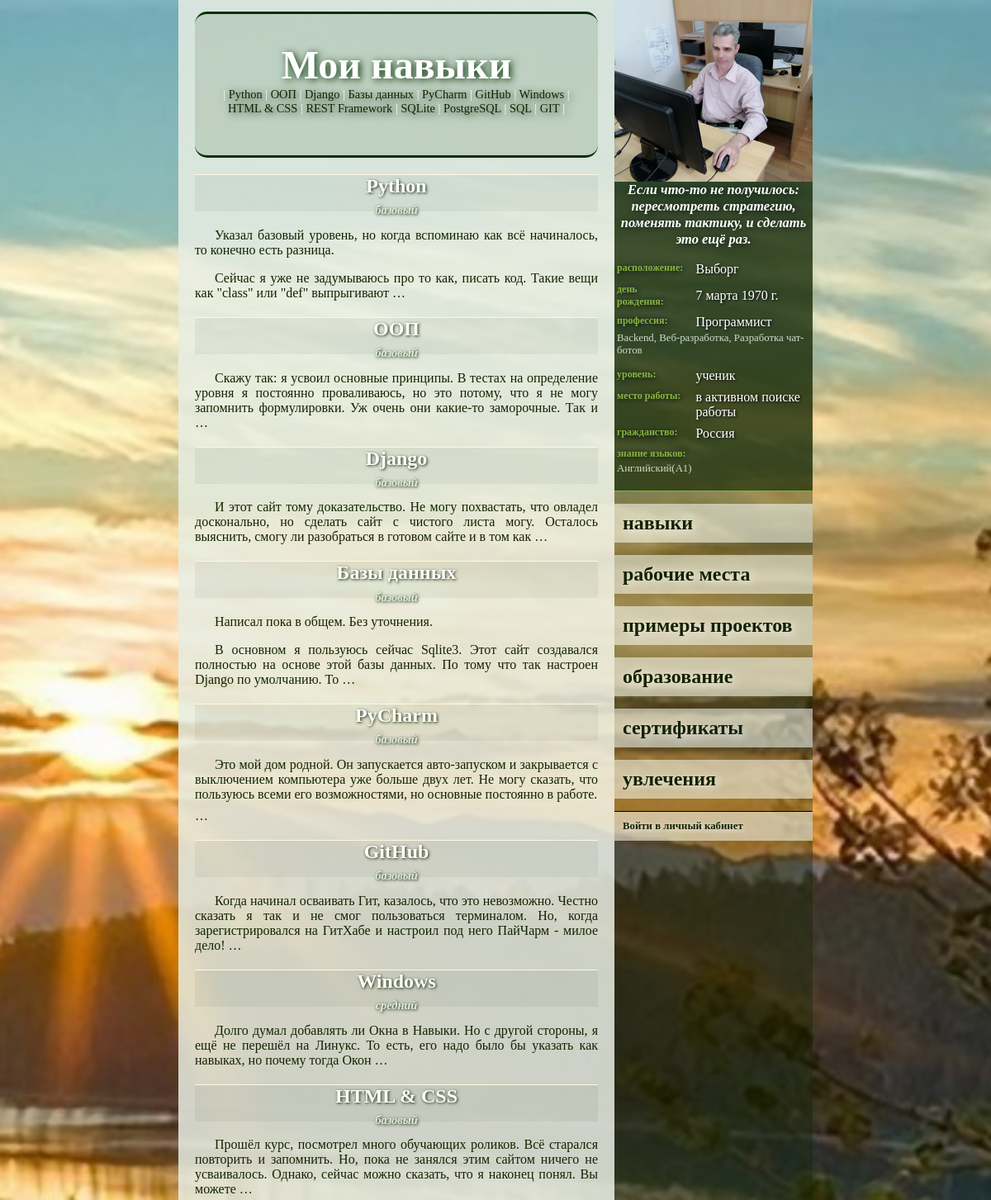
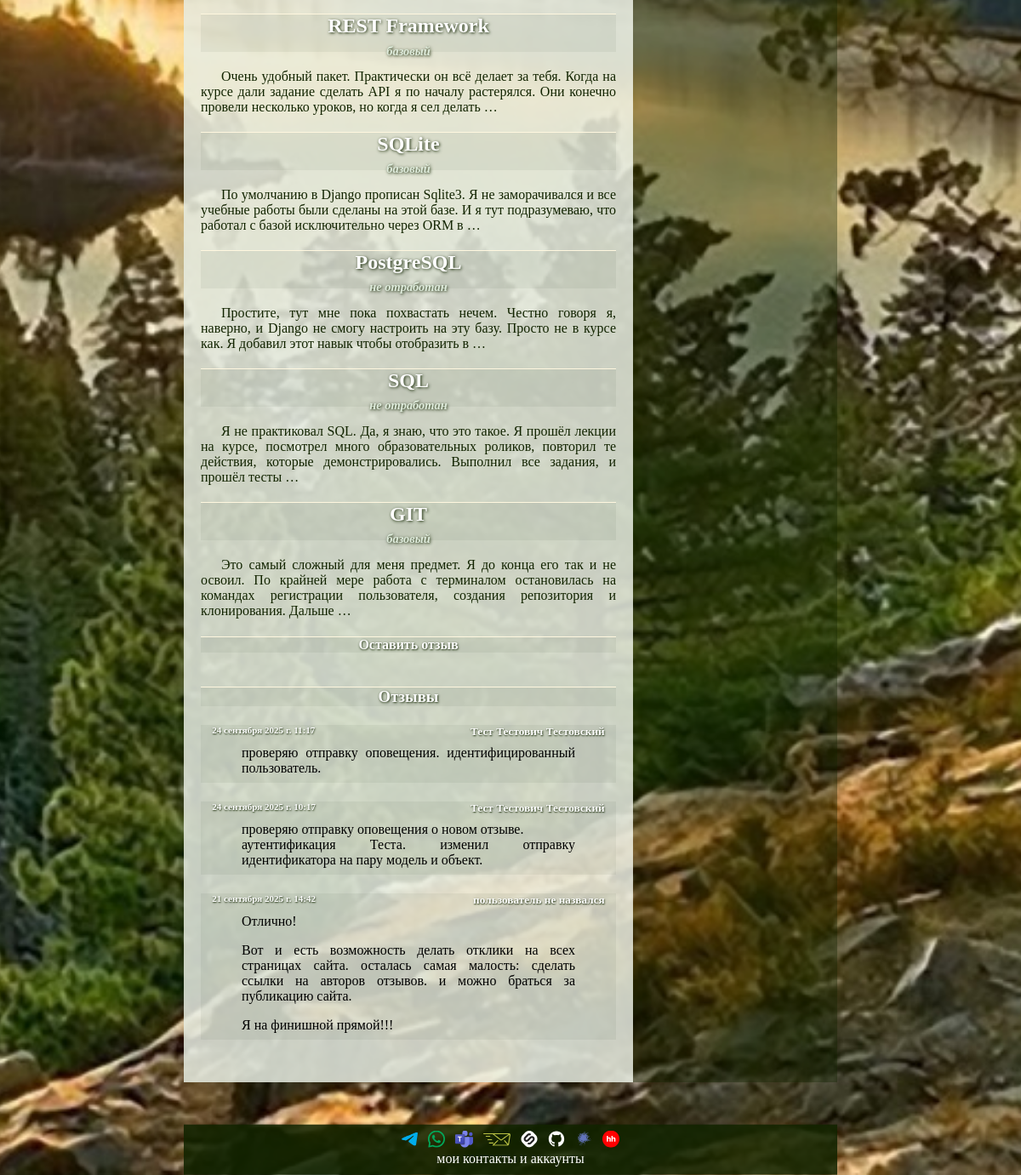
The page /1/data/skills on the database its author committed (2 pictures, top to bottom).
### new/models.py (models this page shows, shortened)
class Generalization(models.Model):
    name = models.CharField(max_length=500, unique=True, verbose_name="Наименование")
    description = models.TextField(verbose_name="Описание")
    class Meta:
        abstract = True

class Skill(Generalization):
    LEVEL_OF_OWNERSHIP = {
        "JN": "базовый",
        "MD": "средний",
        "SN": "продвинутый",
    }
    level = models.CharField(
        max_length=2,
        choices=LEVEL_OF_OWNERSHIP,
        null=True,
        blank=True,
        verbose_name="Уровень владения навыком",
    )
    objects: ClassVar[models.Manager["Skill"]]
    class Meta:
        verbose_name = "Навык"
        verbose_name_plural = "Навыки"

class Feedback(models.Model):
    author_user = models.ForeignKey(
        MyUser,
        on_delete=models.SET_NULL,
        null=True,
        blank=True,
        verbose_name="Пользователь"
    )
    author_name = models.CharField(
        "Имя (для анонимов)",
        max_length=255,
        blank=True,
        null=True
    )
    content = models.TextField("Сообщение")
    content_type = models.ForeignKey(ContentType, on_delete=models.CASCADE, verbose_name="Модель привязки")
    object_id = models.PositiveIntegerField(verbose_name="Идентификатор объекта", null=True, blank=True)
    target = GenericForeignKey("content_type", "object_id")
    created_at = models.DateTimeField(auto_now_add=True, verbose_name="Создано")
    updated_at = models.DateTimeField(auto_now=True, verbose_name="Отредактировано")
    status = models.CharField(
        max_length=20,
        choices=[
            ("published", "Опубликовано"),
            ("pending", "На модерации"),
            ("hidden", "Скрыто"),
        ],
        default="published",
        verbose_name="Статус",
    )
    def display_author(self):
        if self.author_user:
            return self.author_user.get_full_name_with_patronymic()
        return self.author_name or "пользователь не назвался"
    display_author.short_description = "Автор отклика"
    class Meta:
        verbose_name = "Отклик"
        verbose_name_plural = "Отклики"
        ordering = ["-created_at"]

class MyUser(AbstractUser):
    PROFESSIONAL_LEVELS = {
        "": "— Нет никакого —",
        "LR": "ученик",
        "BR": "начинающий",
        "LL": "небольшой опыт",
        "EX": "опыт есть",
        "PR": "профессионал",
        "SP": "супер-профессионал",
        "HB": "хобби",
    }
    BIOLOGICAL_SEX = {
        "": "— Не выбран —",
        "F": "женский",
        "M": "мужской"
    }
    photo = models.ImageField(
        "Собственное изображение",
        upload_to="user_s_photo/",
        null=True,
        blank=True,
    )
    biological_sex = models.CharField(
        max_length=1,
        choices=BIOLOGICAL_SEX,
        null=True,
        blank=True,
        verbose_name="Пол",
    )
    patronymic = models.CharField(max_length=100, verbose_name="Отчество", null=True, blank=True)
    birthday = models.DateField(null=True, blank=True, verbose_name="День рождения")
    citizenship = models.ForeignKey(
        CountryOfConsignment, on_delete=models.SET_NULL, null=True, blank=True, verbose_name="Гражданство"
    )
    city = models.ForeignKey(City, on_delete=models.SET_NULL, null=True, blank=True, verbose_name="Город")
    profession = models.ForeignKey(
        Profession, on_delete=models.SET_NULL, null=True, blank=True, verbose_name="Профессия"
    )
    specialization_professions = models.ManyToManyField(
        SupplementProfession,
        blank=True,
        related_name="supplement_user",
        verbose_name="Специализация",
    )
    the_level_of_professionalism = models.CharField(
        max_length=2,
        choices=PROFESSIONAL_LEVELS,
        null=True,
        blank=True,
        verbose_name="Уровень профессионализма",
    )
    job = models.ForeignKey(
        Organization,
        on_delete=models.SET_NULL,
        null=True,
        blank=True,
        verbose_name="Текущее место работы",
    )
    languages = models.ManyToManyField(
        Language,
        blank=True,
        related_name="knowledge_of_foreign_languages",
        verbose_name="Знание языков",
    )
    motto = models.CharField(max_length=1000, verbose_name="Мой девиз", null=True, blank=True)
    about_me = models.TextField(verbose_name="Обо мне", null=True, blank=True)
    def get_full_name_with_patronymic(self):
        parts = [self.first_name, self.patronymic, self.last_name]
        full_name = " ".join([p for p in parts if p])  # собираем ФИО
        return full_name.strip() or self.username

class City(models.Model):
    name = models.CharField(max_length=100, unique=True, verbose_name="Название")
    class Meta:
        ordering = ["name"]
        verbose_name = "Название города"
        verbose_name_plural = "Названия городов"
    def __str__(self):
        return self.name

class Profession(models.Model):
    name = models.CharField(max_length=100, unique=True, verbose_name="Название")
    supplement_the_profession_of_the_user = models.ManyToManyField(
        SupplementProfession,
        related_name="supplement_profession"
    )
    class Meta:
        ordering = ["name"]
        verbose_name = "Профессия"
        verbose_name_plural = "Профессии"
    def __str__(self):
        return self.name

class SupplementProfession(models.Model):
    name = models.CharField(max_length=100, unique=True, verbose_name="Наименование")
    class Meta:
        ordering = ["name"]
        verbose_name = "Специализация"
        verbose_name_plural = "Специализации"
    def __str__(self):
        return self.name

class Organization(models.Model):
    name = models.CharField(max_length=100, unique=True, verbose_name="Название")
    city = models.ForeignKey(City, on_delete=models.SET_NULL, null=True, blank=True, verbose_name="Город")
    class Meta:
        ordering = ["name"]
        verbose_name = "Организация"
        verbose_name_plural = "Организации"
    def __str__(self):
        return self.name

class CountryOfConsignment(models.Model):
    name = models.CharField(max_length=100, unique=True, verbose_name="Название")
    state_flag = models.ImageField("Государственный флаг", upload_to="flag/", null=True, blank=True)
    class Meta:
        ordering = ["name"]
        verbose_name = "Название страны"
        verbose_name_plural = "Названия стран"
    def __str__(self):
        return self.name

class Language(models.Model):
    LANGUAGE_LEVEL = {
        "A1": "начальный",
        "A2": "элементарный",
        "B1": "средний",
        "B2": "выше среднего",
        "C1": "продвинутый",
        "C2": "профессиональный",
    }
    name = models.CharField(max_length=100, verbose_name="Язык")
    level = models.CharField(
        max_length=2,
        choices=LANGUAGE_LEVEL,
        verbose_name="уровень",
        default="A1"
    )
    class Meta:
        ordering = ["name"]
        verbose_name = "Иностранный язык"
        verbose_name_plural = "Иностранные языки"
    def __str__(self):
        return f"{self.name}({self.level})"

### new/views.py (the view)
class ListOfSkills(GetContext, FeedbackMixin, ListView):
    template_name = "new/list_of_skills.html"
    model = Skill
    context_object_name = "skills"

### new/mixins.py (called while the page is built)
    def get_feedback_content_type(self):
        if hasattr(self, "object"):  # если объект, то для DetailView
            return ContentType.objects.get_for_model(self.object)
        return ContentType.objects.get_for_model(self.model)  # если не объект, то для ListView

    def get_feedback_object_id(self):
        if hasattr(self, "object"):
            return self.object.id
        return None

    def get_feedback_queryset(self):
        return self.feedback_model.objects.filter(
            content_type=self.get_feedback_content_type(),
            object_id=self.get_feedback_object_id(),
            status="published",
        )

    def get_feedback_form(self, data=None):
        return self.feedback_form_class(data, user=self.request.user)

    def get_context_data(self, **kwargs):
        context = super().get_context_data(**kwargs)
        context["feedbacks"] = self.get_feedback_queryset()
        context["feedback_form"] = kwargs.get("form", self.get_feedback_form())
        return context

### new/views.py (called while the page is built)
    def get_context_data(self, **kwargs):
        context = super().get_context_data(**kwargs)
        context['i_am'] = MyUser.objects.get(id=1)
        return context

### new/templates/new/list_of_skills.html (shortened to what this page needs)
{%extends 'base.html'%}
{% block body %}
<div class="name_user">
    Мои навыки
    <div class="under_menu">|
        {% for skill in skills %}
        <a href="{% url 'отобразить конкретный навык' skill.id %}">{{ skill.name }}</a> |
        {% endfor %}
    </div>
</div>
{% for skill in skills%}
    <div class="specifics">
        <h2>
            {{ skill.name }}
            <span class="subtitle">
                {% if skill.level is none %}
                    не отработан
                {% else %}
                    {{ skill.get_level_display }}
                {% endif %}
            </span>
        </h2>
        <a href="{% url 'отобразить конкретный навык' skill.id %}" class="a_main_text"><div class="main_text">
            {{ skill.description|linebreaks|truncatewords:30 }}
        </div></a>
    </div>
{% endfor%}
{% include "new/feedback_block.html" %}
{% endblock body %}

### new/templates/new/feedback_block.html (shortened to what this page needs)
<div class="feedback-section">
    <a href="#" id="show-form-link"><h4>Оставить отзыв</h4></a>
    <h3>Отзывы</h3>
    {% for fb in feedbacks %}
        <div class="feedback">
            {% if fb.author_user.id is 1 %}
                <h4>
                    <span>
                        <a href="{% url 'отобразить личные данные' fb.author_user.id %}">
                            {{ fb.display_author }}
                        </a>
                    </span>
                    <small>{{ fb.created_at }}</small>
                </h4>
            <div class="my_response">{{ fb.content|linebreaks }}</div>
            {% else %}
                <h5>
                    <small>{{ fb.created_at }}</small>
                    {% if fb.author_user.id %}
                        <span>
                            <a href="{% url 'отобразить личные данные' fb.author_user.id %}">
                                {{ fb.display_author }}
                            </a>
                        </span>
                    {% else %}
                        <span>{{ fb.display_author }}</span>
                    {% endif %}
                </h5>
                {{ fb.content|linebreaks }}
            {% endif %}
        </div>
    {% empty %}
        <p>тут ещё нет отзывов. Ваш будет первым.</p>
    {% endfor %}
</div>

### new/templates/new/main_info.html
{% load static %}
{% if myuser %}
	<div class="photo">{% if myuser.photo %}
		<a href="/{{ myuser.id }}">
			<img
					src="{% static ''|add:myuser.photo.url %}"
					alt="Личная фотография"
			>
		</a>
		{% else %}
		<img
				src="{% static 'images/user_s_photo/default.jpg' %}"
				alt="Фото по умолчанию"
		>
		{% endif %}
	</div>
	<div class="motto">
		{% if myuser.motto %}
			{{ myuser.motto }}
		{% else %}
			у пользователя нет девиза
		{% endif %}
	</div>
	<table class="ind_info">
		<tbody class="tbl_info">
			{% if myuser.city %}
			<tr>
				<td class="left_column">расположение:</td>
				<td class="right_column">{{ myuser.city }}</td>
			</tr>
			{% endif %}
			{% if myuser.birthday %}
			<tr>
				<td class="left_column">день рождения:</td>
				<td class="right_column">{{ myuser.birthday }}</td>
			</tr>
			{% endif %}
			{% if myuser.profession %}
			<tr>
				<td class="left_column">профессия:</td>
				<td class="right_column">{{ myuser.profession }}</td>
			</tr>
			{% endif %}
            {% if myuser.profession %}
                {% if myuser.specialization_professions %}
                    <tr>
                        <td colspan="2" class="uni_cells">
                            {{ myuser.specialization_professions.all|join:", " }}
                        </td>
                    </tr>
                {% endif %}
            {% endif %}
			{% if myuser.get_the_level_of_professionalism_display %}
			<tr>
				<td class="left_column">уровень:</td>
				<td class="right_column">{{ myuser.get_the_level_of_professionalism_display }}</td>
			</tr>
			{% endif %}
			{% if myuser.job %}
			<tr>
				<td class="left_column">место работы:</td>
				<td class="right_column">{{ myuser.job }}</td>
			</tr>
			{% endif %}
			{% if myuser.citizenship %}
			<tr>
				<td class="left_column">гражданство:</td>
				<td class="right_column">{{ myuser.citizenship }}</td>
			</tr>
			{% endif %}
			{% if myuser.languages.all %}
			<tr>
				<td colspan="2" class="left_column">знание языков:</td>
			</tr>
			<tr>
				<td colspan="2" class="uni_cells">
					{{ myuser.languages.all|join:", " }}
				</td>
			</tr>
			{% endif %}
		</tbody>
	</table>
{% endif %}

### static/CSS/style.css (style rules this page uses)
body { background-color: #d6ffe3; background-image: url("../images/background.jpg"); background-repeat: no-repeat; background-position: center center; background-attachment: fixed; background-size: cover; max-width: 768px; margin: auto; }
p { text-align: center; }
h1, h2, h3, h4, h5 { text-align: center; color: white; text-shadow: 0.04em 0.04em 0.15em #122400; border-top: 1.5px solid #fff7df; background: #1224000d; clear: both; }
.basic_inf a { text-decoration: none; color: #122400; }
.name_user { text-align: center; font-size: 3em; margin-top: 0.3em; font-weight: bold; padding: 0.7em 0 1em; border-top: solid 3px #023000; border-bottom: solid 3px #023000; color: white; text-shadow: 0.05em 0.05em 0.2em #023000; background: #12440e21; border-radius: 15px; }
.under_menu { font-size: 0.3em; font-weight: normal; padding: 0 2em; }
.subtitle { display: block; color: #dfecdc; font-size: 0.6em; font-style: oblique; position: relative; bottom: -0.5em; }
.main_text p { text-align: justify; margin-bottom: 0.5em; text-indent: 1.5em; }
.feedback-section { margin-bottom: 50px; }
.feedback h4, .feedback h5 { display: flex; justify-content: space-between; margin-bottom: 0; border: none; padding: 0 1em; }
.feedback p { background: #1224000d; margin: 0; padding: 0.5em 3em; text-align: justify; }
.feedback a { color: white; }

### static/CSS/individual_data.css (style rules this page uses)
.photo { height: 220px; }
.photo img { object-fit: cover; width: 100%; height: 100%; }
.motto { padding: 0 3px; text-align: center; font-size: 1.03em; font-style: italic; font-weight: bold; color: white; text-shadow: 0.09em 0.09em 0.5em #011000; }
.ind_info { width: 100%; margin-bottom: 15px; padding: 10px 0; border-bottom: 0.1em solid #87b742; }
.tbl_info { vertical-align: top; }
td { padding-top: 5px; }
.left_column { font-size: 0.75em; font-weight: bold; padding-right: 10px; color: #87b742; text-shadow: 0.1em 0.1em 0.5em #000; }
.uni_cells { font-size: 0.8em; padding-bottom: 7px; padding-top: 0; text-align: left; color: #ccdbc9; }
.right_column { vertical-align: middle; color: white; text-shadow: 0.09em 0.09em 0.2em #000; }

### rows shown on the page
Skill: name "Python", level "базовый", description "Указал базовый уровень, но когда вспоминаю как всё начиналось, то конечно есть разница. Сейчас я уже не задумываюсь про то как, писать код. Такие вещи как \"class\" или \"def\" выпрыгивают …"
Skill: name "ООП", level "базовый", description "Скажу так: я усвоил основные принципы. В тестах на определение уровня я постоянно проваливаюсь, но это потому, что я не могу запомнить формулировки. Уж очень они какие-то заморочные. Так и …"
Skill: name "Django", level "базовый", description "И этот сайт тому доказательство. Не могу похвастать, что овладел досконально, но сделать сайт с чистого листа могу. Осталось выяснить, смогу ли разобраться в готовом сайте и в том как …"
Skill: name "Базы данных", level "базовый", description "Написал пока в общем. Без уточнения. В основном я пользуюсь сейчас Sqlite3. Этот сайт создавался полностью на основе этой базы данных. По тому что так настроен Django по умолчанию. То …"
Skill: name "PyCharm", level "базовый", description "Это мой дом родной. Он запускается авто-запуском и закрывается с выключением компьютера уже больше двух лет. Не могу сказать, что пользуюсь всеми его возможностями, но основные постоянно в работе. …"
Skill: name "GitHub", level "базовый", description "Когда начинал осваивать Гит, казалось, что это невозможно. Честно сказать я так и не смог пользоваться терминалом. Но, когда зарегистрировался на ГитХабе и настроил под него ПайЧарм - милое дело! …"
Skill: name "Windows", level "средний", description "Долго думал добавлять ли Окна в Навыки. Но с другой стороны, я ещё не перешёл на Линукс. То есть, его надо было бы указать как навыках, но почему тогда Окон …"
Skill: name "HTML & CSS", level "базовый", description "Прошёл курс, посмотрел много обучающих роликов. Всё старался повторить и запомнить. Но, пока не занялся этим сайтом ничего не усваивалось. Однако, сейчас можно сказать, что я наконец понял. Вы можете …"
Skill: name "REST Framework", level "базовый", description "Очень удобный пакет. Практически он всё делает за тебя. Когда на курсе дали задание сделать API я по началу растерялся. Они конечно провели несколько уроков, но когда я сел делать …"
Skill: name "SQLite", level "базовый", description "По умолчанию в Django прописан Sqlite3. Я не заморачивался и все учебные работы были сделаны на этой базе. И я тут подразумеваю, что работал с базой исключительно через ORM в …"
Skill: name "PostgreSQL", shows "не отработан", description "Простите, тут мне пока похвастать нечем. Честно говоря я, наверно, и Django не смогу настроить на эту базу. Просто не в курсе как. Я добавил этот навык чтобы отобразить в …"
Skill: name "SQL", shows "не отработан", description "Я не практиковал SQL. Да, я знаю, что это такое. Я прошёл лекции на курсе, посмотрел много образовательных роликов, повторил те действия, которые демонстрировались. Выполнил все задания, и прошёл тесты …"
Skill: name "GIT", level "базовый", description "Это самый сложный для меня предмет. Я до конца его так и не освоил. По крайней мере работа с терминалом остановилась на командах регистрации пользователя, создания репозитория и клонирования. Дальше …"
Feedback: created_at "24 сентября 2025 г. 11:17", display_author "Тест Тестович Тестовский", content "проверяю отправку оповещения. идентифицированный пользователь."
Feedback: created_at "24 сентября 2025 г. 10:17", display_author "Тест Тестович Тестовский", content "проверяю отправку оповещения о новом отзыве. аутентификация Теста. изменил отправку идентификатора на пару модель и объект."
Feedback: created_at "21 сентября 2025 г. 14:42", display_author "пользователь не назвался", content "Отлично! Вот и есть возможность делать отклики на всех страницах сайта. осталась самая малость: сделать ссылки на авторов отзывов. и можно браться за публикацию сайта. Я на финишной прямой!!!"
MyUser: photo (picture), motto "Если что-то не получилось: пересмотреть стратегию, поменять тактику, и сделать это ещё раз.", city "Выборг", birthday "7 марта 1970 г.", profession "Программист", specialization_professions.all "Backend, Веб-разработка, Разработка чат-ботов", the_level_of_professionalism "ученик", job "в активном поиске работы", citizenship "Россия", languages.all "Английский(A1)"
